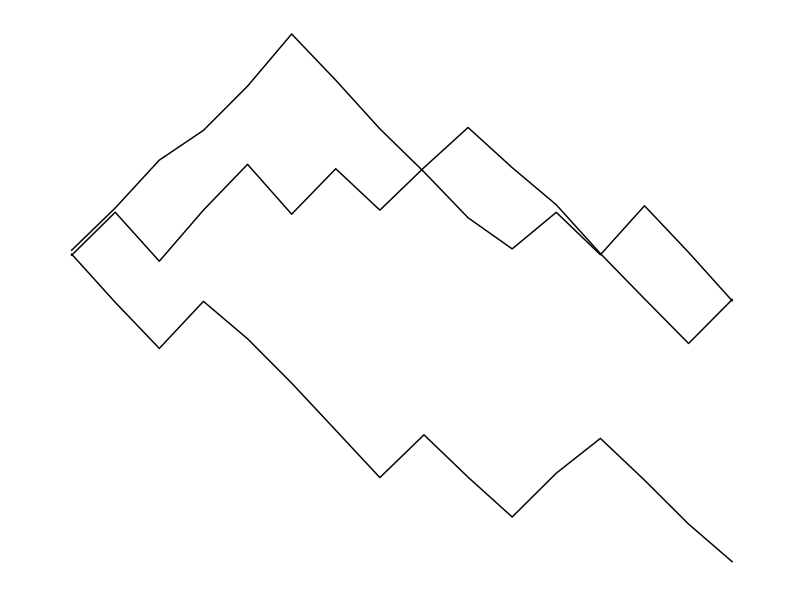

Here is the R script that generated this plot:
## ---- chunk 1
library(tidyverse)

T <-  15
nsim <-3

single <- function(T) {
  dx = sample(c(-1,1), replace = TRUE, T)
  return(c(0,cumsum(dx)))
}

S = data.frame(t(replicate(nsim, single(T))))

variable_name_X <- function(i){
  paste("X",toString(i),sep="")
}

variable_name_i <- function(i) return(i)

colnames(S) = lapply(0:T, variable_name_i)

S = S %>% 
  mutate(omega = rownames(S)) # this way it is a <chr> and that is good!, makes it a factor 

## ---- chunk 2

# put it in long form for plotting
L = S %>% 
  pivot_longer(-omega, names_to = "t", values_to = "X") 
L$t = as.numeric(L$t) # because columns names become characters
L$X = L$X + rnorm(length(L$X), sd = 0.1) # jitter

## ---- chunk 3
ggplot(L, aes(x=t, y=X, group = omega))+geom_line()+theme_bw()+xlab("")+ylab("")+
  theme(axis.line=element_blank(),axis.text.x=element_blank(),
          axis.text.y=element_blank(),axis.ticks=element_blank(),
          axis.title.x=element_blank(),
          axis.title.y=element_blank(),legend.position="none",
          panel.background=element_blank(),panel.border=element_blank(),panel.grid.major=element_blank(),
          panel.grid.minor=element_blank(),plot.background=element_blank())+
          coord_fixed()
          
